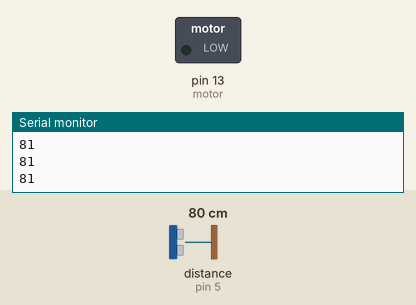
Bench run of a sketch on a simulated Arduino Uno, built with avr-gcc and run on an emulated ATmega328P. Shown: switched loads named in the sketch (green lamp = pin HIGH), the last lines printed to the serial monitor. Dashed ring = blinking. The test bench sets the inputs (shaded band); at power-on: distance to the obstacle (sensor on pin 5) 80 cm. The echo pulse lasts 58.3 µs per cm.

Above: at 1.28 s.
1.3 s: distance to the obstacle (sensor on pin 5) set to 18 cm
4.3 s: distance to the obstacle (sensor on pin 5) set to 14 cm
At 4.3 s:
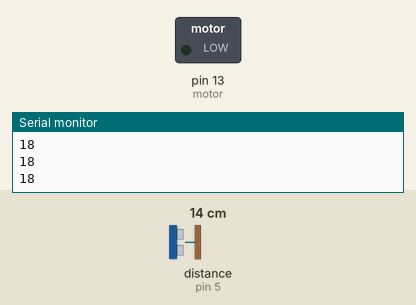
5.8 s: distance to the obstacle (sensor on pin 5) set to 35 cm
At 5.99 s:
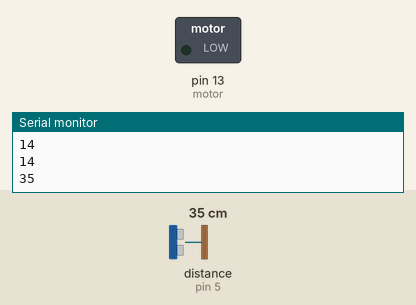
8.8 s: distance to the obstacle (sensor on pin 5) set to 2 cm
At 8.8 s:
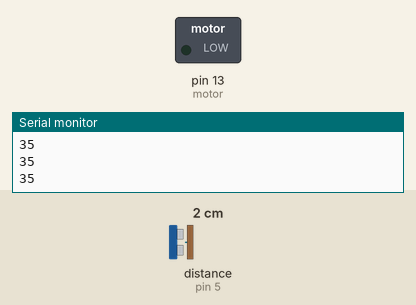
Timing chart, 0 to 11.3 s (numbered marks = the images above; inputs shaded):
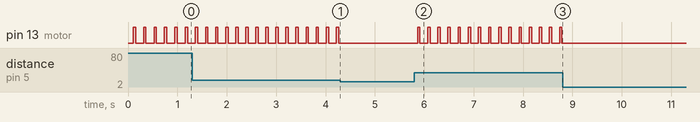

The sketch:

MotorTestwSensor.ino
```cpp
#include <NewPing.h>

int motor = 13; //motor is pin 15
int i;
int j;
int mdis = 400;
#define trigPin 7
#define echoPin 5
NewPing sonar(trigPin, echoPin, 150);
void setup()
{
  Serial.begin(9600);
  pinMode(motor, OUTPUT);  //pin is set to output
  pinMode(trigPin, INPUT);
  pinMode(echoPin, INPUT);
}

void loop()
{

/////////////// O.G. Code for running purpose ///////////////
    //48.5 works very well
  long cm, duration, x;
  int distance = 0;
  delay(100);
  distance = sonar.ping_in();
  //digitalWrite(trigPin, LOW);
  //duration = pulseIn(echoPin, HIGH);
  cm = (duration/2)/29.1;
  //delay(2);
  //digitalWrite(trigPin, HIGH);
  if (distance > 5){
    i=48.5;
    digitalWrite(motor, HIGH);
    delay(i); // 8% of 100 microseconds
    digitalWrite(motor, LOW);
    delay(100-i);  //92% of 100 microseconds
  }
  else{
    digitalWrite(motor, LOW);
  }
  //Serial.println(cm);
  //delay(10000);
  Serial.println(sonar.ping_cm());
//////////////// Lakshya developed the code ////////////////

//for(i = 0; i <= 100; i++)
//{
//  Serial.print(i);
//  digitalWrite(motor, HIGH);
//  delay(i); // milliseconds
//  digitalWrite(motor, LOW);
//  delay(100-i);  //milliseconds
//  delay(4000);
//}

///////////////// Final code to be tested /////////////////
// Runs arduino for 4 seconds at a time trying different duty cycles (and therefore voltages)

//for(i = 0; i <= 100; i++)
//{
//Serial.print(i);
//j = 0;
//
//while (j <= 40)
//{
//  digitalWrite(motor, HIGH);
//  delay(i); // milliseconds
//  digitalWrite(motor, LOW);
//  delay(100-i);  //milliseconds
//  j++;
//}
//}

////////////////////////////////////////////////////////////

}
```

Measured:
- the behaviour switches between 16 and 15 cm on distance to the obstacle (sensor on pin 5) (found by bisection; images 0 and 1)
- after the input at 4.3 s, pin 13 (motor): stops changing and stays LOW
- after the input at 5.8 s, pin 13 (motor): alternates HIGH for 0.05 s and LOW for 0.16 s, starting after 0.06 s
- after the input at 8.8 s, pin 13 (motor): stops changing and stays LOW
- by itself, pin 13 (motor): alternates HIGH for 0.05 s and LOW for 0.16 s
